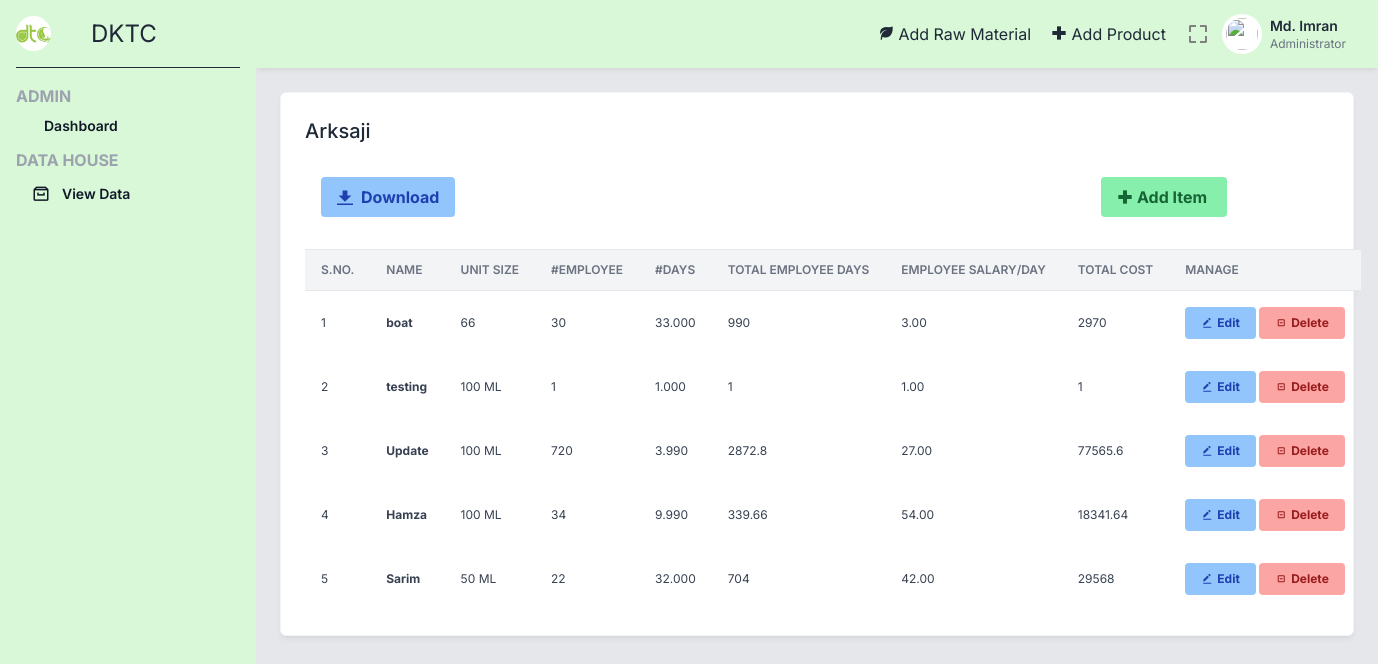
The app's page /arksaji.php (signed in), older data.
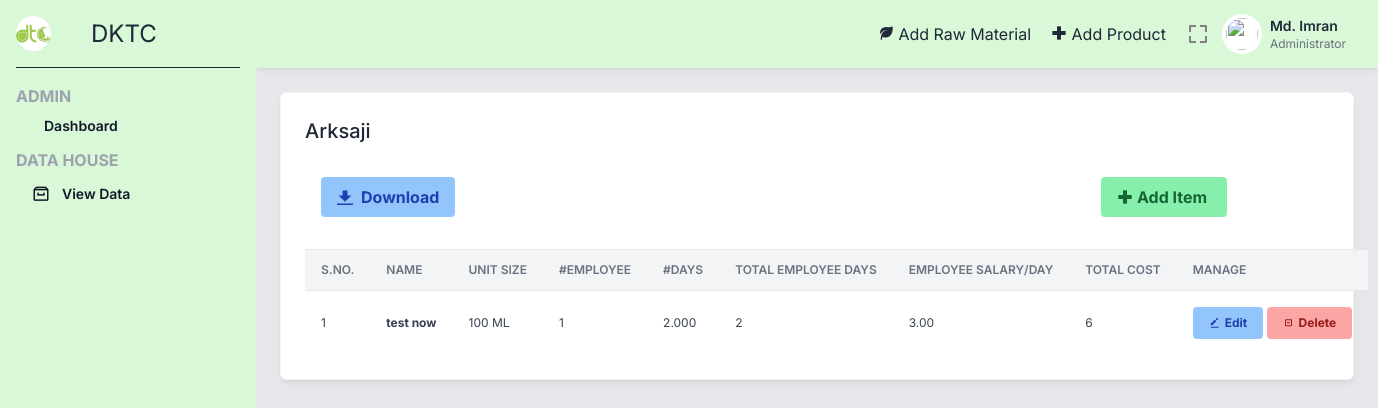
The same page, newer data.
### tables this page shows
CREATE TABLE `arksaji` (
  `_id` int(5) NOT NULL,
  `pid` int(5) NOT NULL,
  `noe` int(3) NOT NULL,
  `nod` float(5,3) NOT NULL,
  `salPerDay` float(5,2) NOT NULL
);

CREATE TABLE `product` (
  `_id` int(5) NOT NULL,
  `name` varchar(100) NOT NULL,
  `type` varchar(2) NOT NULL,
  `sizes` varchar(10) NOT NULL
);

### arksaji.php (the view, shortened to what this page needs)
<?php include 'includes/_topbar.php' ?>
<div class="p-6">
    <div class="grid grid-cols-1 lg:grid-cols-3 gap-6 mb-6">
        <div class="bg-white border border-gray-100 shadow-md shadow-black/5 p-6 rounded-md lg:col-span-3">
            <div class="flex justify-between mb-4 items-start">
                <div class="font-medium">
                    <h2 class="text-xl">
                        Arksaji
                    </h2>
                </div>
            </div>
            <div class="grid grid-cols-1 md:grid-cols-2 lg:grid-cols-4 gap-4 mb-4">
                <div class="p-4">
                    <button class="bg-blue-300 hover:bg-blue-400 text-blue-800 font-bold py-2 px-4 rounded inline-flex items-center">
                        <svg class="fill-current w-4 h-4 mr-2" xmlns="http://www.w3.org/2000/svg" viewBox="0 0 20 20">
                            <path d="M13 8V2H7v6H2l8 8 8-8h-5zM0 18h20v2H0v-2z" />
                        </svg>
                        <span>Download</span>
                    </button>
                </div>
                <div class="p-4 col-start-4">
                    <a href="addArk.php">
                        <button class="bg-green-300 hover:bg-green-400 text-green-800 font-bold py-2 px-4 rounded inline-flex items-center">
                            <i class='bx bx-plus-medical'></i>
                            <span class="mx-1">Add Item</span>
                        </button>
                    </a>
                </div>
            </div>
            <div>
                <table class="items-center w-full bg-transparent border-collapse">
                    <thead>
                        <tr>
                            <th class="px-4 bg-gray-100 dark:bg-gray-600 text-gray-500 dark:text-gray-100 align-middle border border-solid border-gray-200 dark:border-gray-500 py-3 text-xs uppercase border-l-0 border-r-0 whitespace-nowrap font-semibold text-left">S.No.</th>
                            <th class="px-4 bg-gray-100 dark:bg-gray-600 text-gray-500 dark:text-gray-100 align-middle border border-solid border-gray-200 dark:border-gray-500 py-3 text-xs uppercase border-l-0 border-r-0 whitespace-nowrap font-semibold text-left">Name</th>
                            <th class="px-4 bg-gray-100 dark:bg-gray-600 text-gray-500 dark:text-gray-100 align-middle border border-solid border-gray-200 dark:border-gray-500 py-3 text-xs uppercase border-l-0 border-r-0 whitespace-nowrap font-semibold text-left min-w-140-px">Unit Size</th>
                            <th class="px-4 bg-gray-100 dark:bg-gray-600 text-gray-500 dark:text-gray-100 align-middle border border-solid border-gray-200 dark:border-gray-500 py-3 text-xs uppercase border-l-0 border-r-0 whitespace-nowrap font-semibold text-left min-w-140-px">#Employee</th>
                            <th class="px-4 bg-gray-100 dark:bg-gray-600 text-gray-500 dark:text-gray-100 align-middle border border-solid border-gray-200 dark:border-gray-500 py-3 text-xs uppercase border-l-0 border-r-0 whitespace-nowrap font-semibold text-left min-w-140-px">#Days</th>
                            <th class="px-4 bg-gray-100 dark:bg-gray-600 text-gray-500 dark:text-gray-100 align-middle border border-solid border-gray-200 dark:border-gray-500 py-3 text-xs uppercase border-l-0 border-r-0 whitespace-nowrap font-semibold text-left min-w-140-px">Total Employee Days</th>
                            <th class="px-4 bg-gray-100 dark:bg-gray-600 text-gray-500 dark:text-gray-100 align-middle border border-solid border-gray-200 dark:border-gray-500 py-3 text-xs uppercase border-l-0 border-r-0 whitespace-nowrap font-semibold text-left min-w-140-px">Employee Salary/Day</th>
                            <th class="px-4 bg-gray-100 dark:bg-gray-600 text-gray-500 dark:text-gray-100 align-middle border border-solid border-gray-200 dark:border-gray-500 py-3 text-xs uppercase border-l-0 border-r-0 whitespace-nowrap font-semibold text-left min-w-140-px">Total Cost</th>
                            <th class="px-4 bg-gray-100 dark:bg-gray-600 text-gray-500 dark:text-gray-100 align-middle border border-solid border-gray-200 dark:border-gray-500 py-3 text-xs uppercase border-l-0 border-r-0 whitespace-nowrap font-semibold text-left min-w-140-px">Manage</th>
                        </tr>
                    </thead>
                    <tbody>
                    <?php
                        $sql = "SELECT * FROM `arksaji`";
                        $result = mysqli_query($conn, $sql);
                        $sno = 0;
                        while ($row = mysqli_fetch_assoc($result)) {
                            $productId = $row['pid'];
                            $sqlProduct = "SELECT name, type, sizes FROM product WHERE _id = $productId";
                            $resultProd = mysqli_query($conn, $sqlProduct);
                            while($prodRow = mysqli_fetch_assoc($resultProd)){
                                $name = $prodRow['name'];
                                $size = $prodRow['sizes'];
                            }
                            $idRM = $row['_id'];
                            $totalEmpDays = $row['noe'] * $row['nod'];
                            $totalCost = $row['salPerDay'] * $totalEmpDays;
                            $sno += 1;
                            echo "<tr class='text-gray-700 dark:text-gray-100'>
                                <td class='border-t-0 px-4 align-middle border-l-0 border-r-0 text-xs whitespace-nowrap p-4'>" . $sno . "</td>
                                <th class='border-t-0 px-4 align-middle border-l-0 border-r-0 text-xs whitespace-nowrap p-4 text-left'>" . $name . "</th>
                                <td class='border-t-0 px-4 align-middle border-l-0 border-r-0 text-xs whitespace-nowrap p-4'>
                                    " . $size . "
                                </td>
                                <td class='border-t-0 px-4 align-middle border-l-0 border-r-0 text-xs whitespace-nowrap p-4'>
                                    " . $row['noe'] . "
                                </td>
                                <td class='border-t-0 px-4 align-middle border-l-0 border-r-0 text-xs whitespace-nowrap p-4'>
                                    " . $row['nod'] . "
                                </td>
                                <td class='border-t-0 px-4 align-middle border-l-0 border-r-0 text-xs whitespace-nowrap p-4'>
                                    " . $totalEmpDays . "
                                </td>
                                <td class='border-t-0 px-4 align-middle border-l-0 border-r-0 text-xs whitespace-nowrap p-4'>
                                    " . $row['salPerDay'] . "
                                </td>
                                <td class='border-t-0 px-4 align-middle border-l-0 border-r-0 text-xs whitespace-nowrap p-4'>
                                    " . $totalCost . "
                                </td>
                                <td class='border-t-0 px-4 align-middle border-l-0 border-r-0 text-xs whitespace-nowrap p-4'>
                                    <a href='editArk.php?id=" . $idRM . "'>
                                        <button id=" . $row['_id'] . " class='edit bg-blue-300 hover:bg-blue-400 text-blue-800 font-bold py-2 px-4 rounded inline-flex items-center'>
                                            <i class='bx bxs-edit-alt'></i>
                                            <span class='ml-1'>Edit</span>
                                        </button>
                                    </a>
                                    <a href='delArk.php?id=" . $idRM . "'>
                                        <button id=" . $row['_id'] . " class='delete bg-red-300 hover:bg-red-400 text-red-800 font-bold py-2 px-4 rounded inline-flex items-center' onclick='sureDel()'>
                                            <i class='bx bx-checkbox-minus'></i>
                                            <span class='ml-1'>Delete</span>
                                        </button>
                                    </a>
                                </td>
                            </tr>";
                        }
                    ?>
                    </tbody>
                </table>
            </div>
        </div>
    </div>
</div>
<?php include 'includes/_bottombar.php' ?>

### includes/_topbar.php (shortened to what this page needs)
<!DOCTYPE html>
<html lang="en">
<head>
  <link href="https://fonts.bunny.net/css?family=figtree:400,500,600&display=swap" rel="stylesheet" />
  <link href='https://unpkg.com/boxicons@2.1.4/css/boxicons.min.css' rel='stylesheet'>
  <link href="https://cdn.jsdelivr.net/npm/remixicon@3.5.0/fonts/remixicon.css" rel="stylesheet">
  <script src="https://cdn.tailwindcss.com"></script>
</head>
<body class="text-gray-800 font-inter">
  <div class="fixed left-0 top-0 w-64 h-full bg-[#d8f8d8] p-4 z-50 sidebar-menu transition-transform">
    <a href="dashboard.php" class="flex items-center pb-4 border-b border-b-gray-800">
      <img src="assets/dktc logo.jpg" alt="" style="height: 35px; border-radius: 50%"> <span class="ml-10 text-2xl bold">DKTC</span>
    </a>
    <ul class="mt-4">
      <span class="text-gray-400 font-bold">ADMIN</span>
      <li class="mb-1 group">
        <a href="dashboard.php" class="flex font-semibold items-center py-2 px-4 text-gray-900 hover:bg-gray-950 hover:text-gray-100 rounded-md group-[.active]:bg-gray-800 group-[.active]:text-white group-[.selected]:bg-gray-950 group-[.selected]:text-gray-100">
          <span class="text-sm">Dashboard</span>
        </a>
      </li>
      <span class="text-gray-400 font-bold">DATA HOUSE</span>
      <li class="mb-1 group">
        <a href="" class="flex font-semibold items-center py-2 px-4 text-gray-900 hover:bg-gray-950 hover:text-gray-100 rounded-md group-[.active]:bg-gray-800 group-[.active]:text-white group-[.selected]:bg-gray-950 group-[.selected]:text-gray-100 sidebar-dropdown-toggle">
          <i class='bx bx-archive mr-3 text-lg'></i>
          <span class="text-sm">View Data</span>
        </a>
      </li>
    </ul>
  </div>
  <main class="w-full md:w-[calc(100%-256px)] md:ml-64 bg-gray-200 min-h-screen transition-all main">
    <div class="py-2 px-6 bg-[#d8f8d8] flex items-center shadow-md shadow-black/5 sticky top-0 left-0 z-30">
      <ul class="ml-auto flex items-center">
        <a href="addRM.php">
          <button id="add-new" class="ml-5">
            <i class='bx bxs-leaf'></i>
            <span>Add Raw Material</span>
          </button>
        </a>
        <a href="addProd.php">
          <button id="add-new" class="ml-5">
            <i class='bx bx-plus-medical'></i>
            <span>Add Product</span>
          </button>
        </a>
        <button id="fullscreen-button" class="ml-5">
          <svg xmlns="http://www.w3.org/2000/svg" width="24" height="24" class="hover:bg-gray-100 rounded-full" viewBox="0 0 24 24" style="fill: gray;">
            <path d="M5 5h5V3H3v7h2zm5 14H5v-5H3v7h7zm11-5h-2v5h-5v2h7zm-2-4h2V3h-7v2h5z"></path>
          </svg>
        </button>
        <li class="dropdown ml-3">
          <button type="button" class="dropdown-toggle flex items-center">
            <div class="flex-shrink-0 w-10 h-10 relative">
              <div class="p-1 bg-white rounded-full focus:outline-none focus:ring">
                <img class="w-8 h-8 rounded-full" src="https://laravelui.spruko.com/tailwind/ynex/build/assets/images/faces/9.jpg" alt="" />
              </div>
            </div>
            <div class="p-2 md:block text-left">
              <h2 class="text-sm font-semibold text-gray-800">Md. Imran</h2>
              <p class="text-xs text-gray-500">Administrator</p>
            </div>
          </button>
        </li>
      </ul>
    </div>

### includes/_bottombar.php (shortened to what this page needs)
</main>
</body>
</html>

Row changes from the older to the newer data that the page shows:
removed arksaji: pid.name "boat", pid.sizes "66", noe "30", nod "33.000", totalEmpDays "990", salPerDay "3.00", totalCost "2970"
removed arksaji: pid.name "testing", pid.sizes "100 ML", noe "1", nod "1.000", salPerDay "1.00"
removed arksaji: pid.name "Update", pid.sizes "100 ML", noe "720", nod "3.990", totalEmpDays "2872.8", salPerDay "27.00", totalCost "77565.6"
removed arksaji: pid.name "Hamza", pid.sizes "100 ML", noe "34", nod "9.990", totalEmpDays "339.66", salPerDay "54.00", totalCost "18341.64"
removed arksaji: pid.name "Sarim", pid.sizes "50 ML", noe "22", nod "32.000", totalEmpDays "704", salPerDay "42.00", totalCost "29568"
added arksaji: pid.name "test now", pid.sizes "100 ML", noe "1", nod "2.000", totalEmpDays "2", salPerDay "3.00", totalCost "6"
